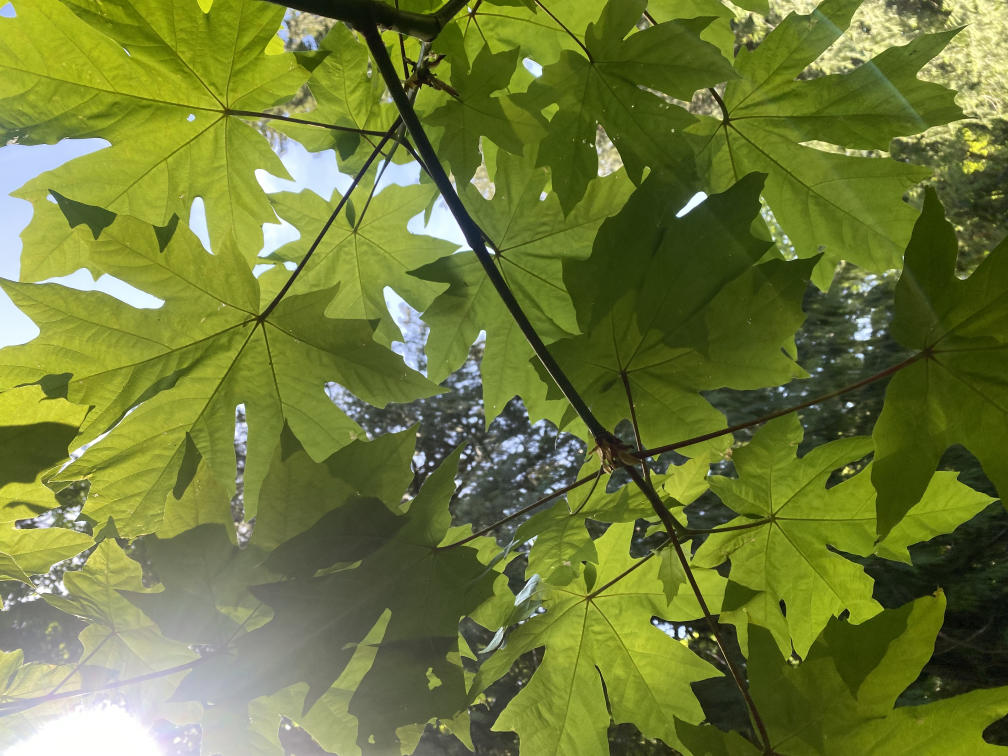
#> input picture unit-1/unit-1-project/daylight/u1pdimg5.jpeg, 4032 x 3024 px, given as the content of the folder daylight/u1pdimg5.jpeg, which was not available (shown at 1/4 size)
$ python algo2.py daylight/u1pdimg5.jpeg
#> lines starting #> are read from the running program, lines starting #| are printed output that depends on the picture; pictures that were not available may be replaced by others from this repository, and a replacement may not be noted
# unit 1 project : algorithm 2

import os
from os import listdir, path
import random
from PIL import Image
import sys
import PIL.ImageOps

# argument error message, called if command line programme call is not as desired

if len(sys.argv) != 2:
    exit("This command requires one argument : the name of your image folder. Image folder and algorithm must be in same folder.")

# to avoid ds store file errors where it chooses the ds_store file instead of an image file

def remove_ds_store(path): # define function with the image folder name as the parameter
#> called with path = 'daylight/u1pdimg5.jpeg'
      for files in os.walk(path): # for files in that folder
            for file in files: # checking if a file
                if file == ".DS_Store": # is a ds_store file
                   file_path = os.path.join(file) # if so, select file
                   os.remove(file_path) # remove it
                else:
                   exit # if not, exit

remove_ds_store(sys.argv[1]) # call function with the desired folder

# doubling down on deleting ds_store :)
# try-except error handling because i got an error that said there was no ds_store file to delete
# so if there isn't one, it skips this part

try:

    files = listdir(sys.argv[1])
    files.remove(".DS_Store")

except:
    exit

# opening 3 random files in desired folder

random_file = random.choice(files)
ogimg1 = Image.open (path.join(str(sys.argv[1]),random_file))
#> ogimg1 is the input picture: PIL image 4032x3024 RGB; mean R, G, B 111.6, 123.6, 57.1

random_file = random.choice(files)
ogimg2 = Image.open (path.join(str(sys.argv[1]),random_file))

random_file = random.choice(files)
img3 = Image.open (path.join(str(sys.argv[1]),random_file))

# 'try-except' error handling to give personalized ValueError error message
# so if the images aren't blendable due to diffe3ring sizes, it skips to the error message

try:

    # using blend as a test to see if images match in size (not part of edit) (not saved)
    # because blend needs matching sizes in images

    sizetest1 = Image.blend(ogimg1,ogimg2,.5)
    sizetest2 = Image.blend(ogimg1,img3,.5)
    sizetest3 = Image.blend(ogimg2,img3,.5)

    # cropping images 1 & 2

    image_path = sys.argv[1] # initializing image path as the desired folder

    width, height = ogimg1.size # initializing image width and height
#> width = 4032; height = 3024
    crop = (0, 0, width, int(height/3)) # crop location and size in image
#> crop = (0, 0, 4032, 1008)
    cropimg1 = ogimg1.crop(crop) # crop
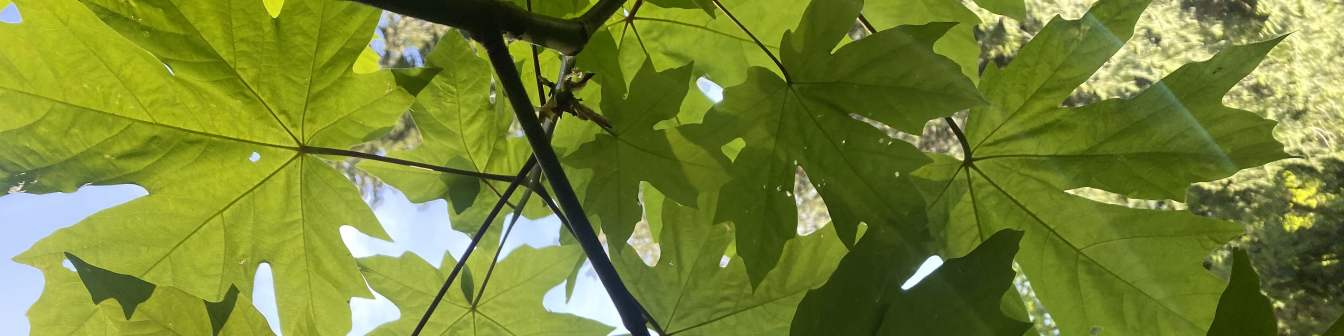
#> cropimg1: PIL image 4032x1008 RGB (shown at 1/3 size); mean R, G, B 118.2, 132.8, 52
    cropimg1.save(f"{image_path}/cropimg1.jpeg") # save to desired folder

    width, height = ogimg2.size
    crop = (0, int(height/3), width, int(height/3 + height/3))
#> crop = (0, 1008, 4032, 2016)
    cropimg2 = ogimg2.crop(crop)
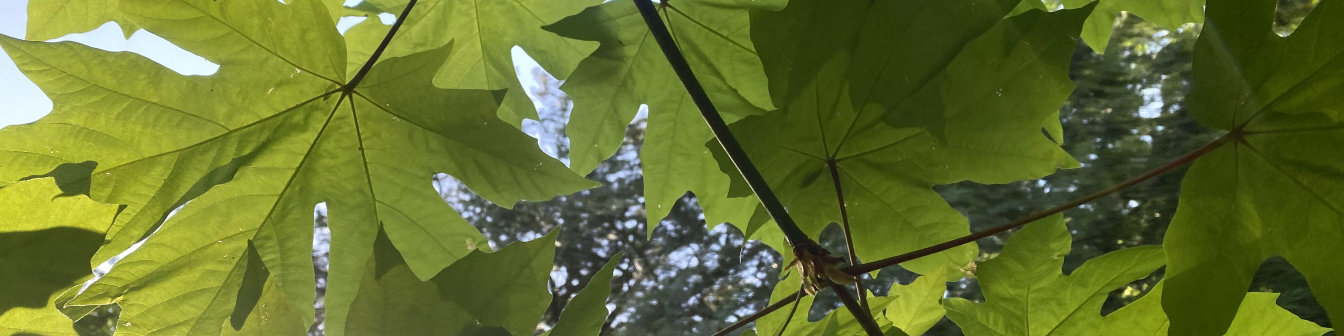
#> cropimg2: PIL image 4032x1008 RGB (shown at 1/3 size); mean R, G, B 99.8, 112.5, 46.8

    # inverting cropped image 2

    invertimg = PIL.ImageOps.invert(cropimg2) # use python tools to invert
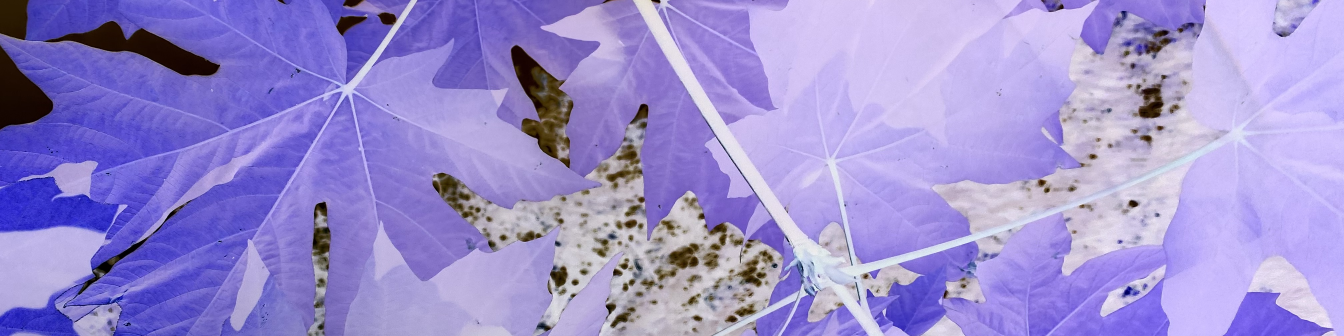
#> invertimg: PIL image 4032x1008 RGB (shown at 1/3 size); mean R, G, B 155.2, 142.5, 208.2
    invertimg.save(f"{image_path}/cropimg2.jpeg")

    # pasting on image 3 and saving

    width, height = img3.size
    img1 = Image.open (f"{image_path}/cropimg1.jpeg")
    img2 = Image.open (f"{image_path}/cropimg2.jpeg")
    img3.paste(img1, (0,0)) # paste image 1
    img3.paste(img2, (0, int(height/3))) #paste image 2
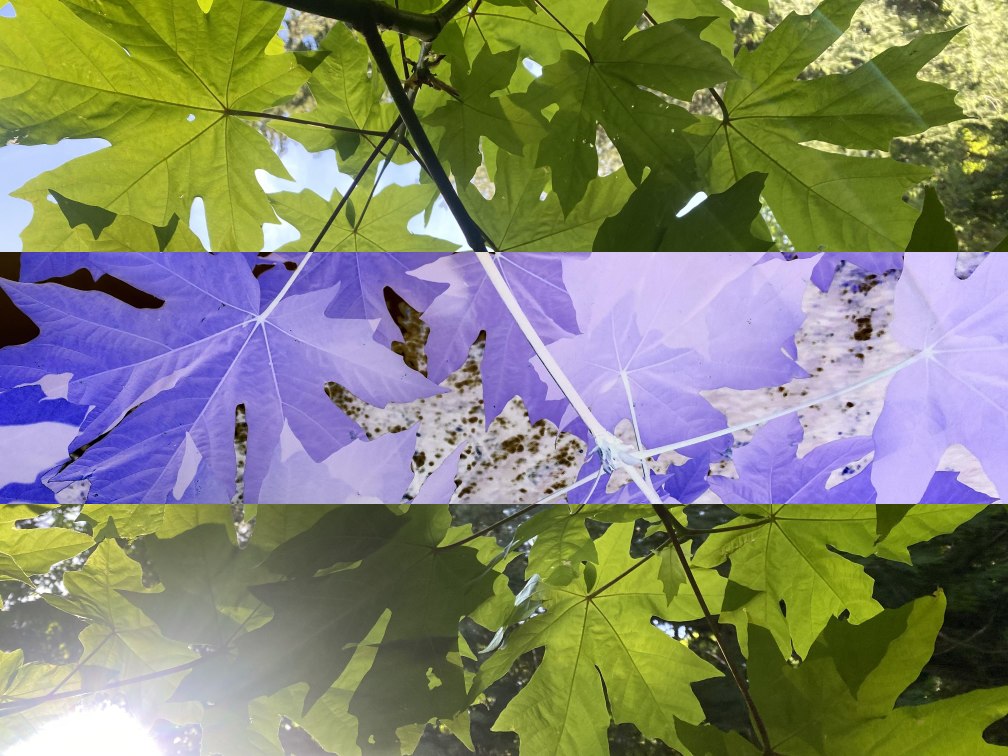
#> img3: PIL image 4032x3024 RGB (shown at 1/4 size); mean R, G, B 130.2, 133.5, 111
    img3.save(f"{image_path}/algo2-" + str(sys.argv[1]) + ".jpeg")

    # deleting cropped images

    def delete_image(image_path): # define function with the location and name of the image as the parameter
        if os.path.exists(image_path): # if the image exists in that folder
            os.getcwd() # select
            os.remove(image_path) # and remove

    delete1 = sys.argv[1] + "/cropimg1.jpeg" # initialize image path as the folder name and cropped image name
    delete2 = sys.argv[1] + "/cropimg2.jpeg"
    delete_image(delete1) # delete
    delete_image(delete2)

except:
    exit("Images must be of the same size.")

$ run again, on unit-1/unit-1-project/daylight/u1pdimg8.jpeg
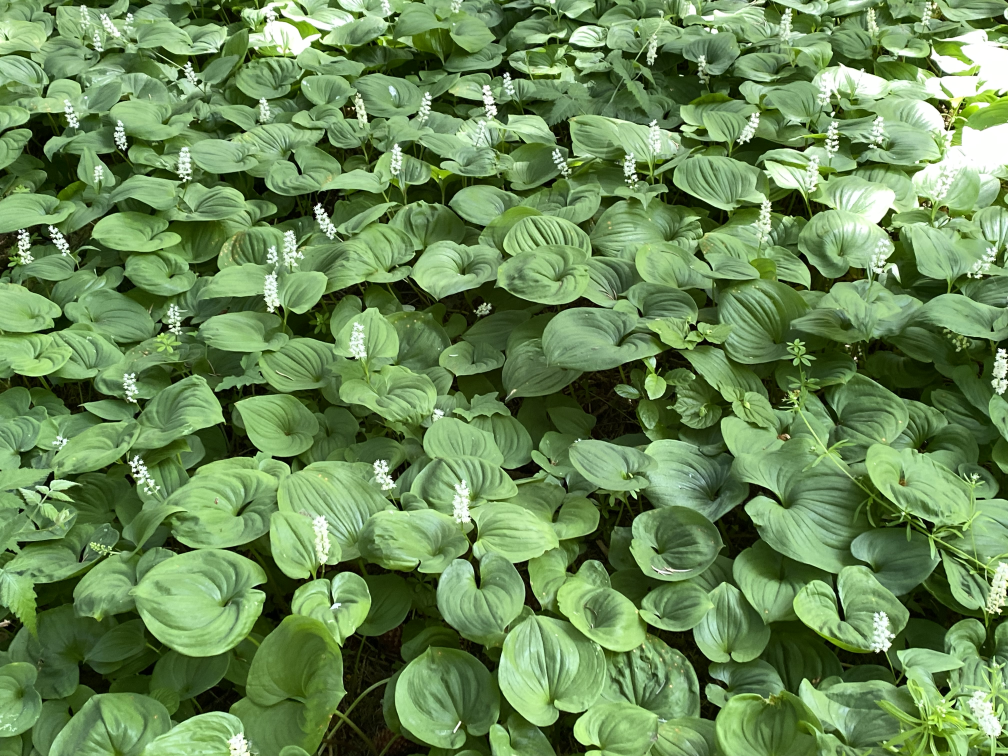
#> input picture unit-1/unit-1-project/daylight/u1pdimg8.jpeg, 4032 x 3024 px, given as the content of the folder daylight/u1pdimg8.jpeg, which was not available (shown at 1/4 size)
#> ogimg1 is the input picture: PIL image 4032x3024 RGB; mean R, G, B 106.1, 138.7, 86.2
#> `invertimg = PIL.ImageOps.invert(cropimg2)`:
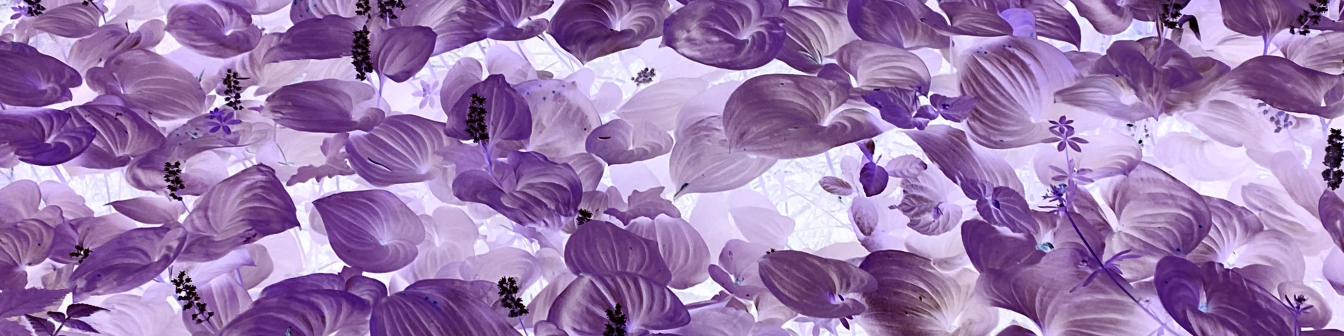
#> invertimg: PIL image 4032x1008 RGB (shown at 1/3 size); mean R, G, B 155.9, 123.2, 175
#> `img3.paste(img2, (0, int(height/3)))`:
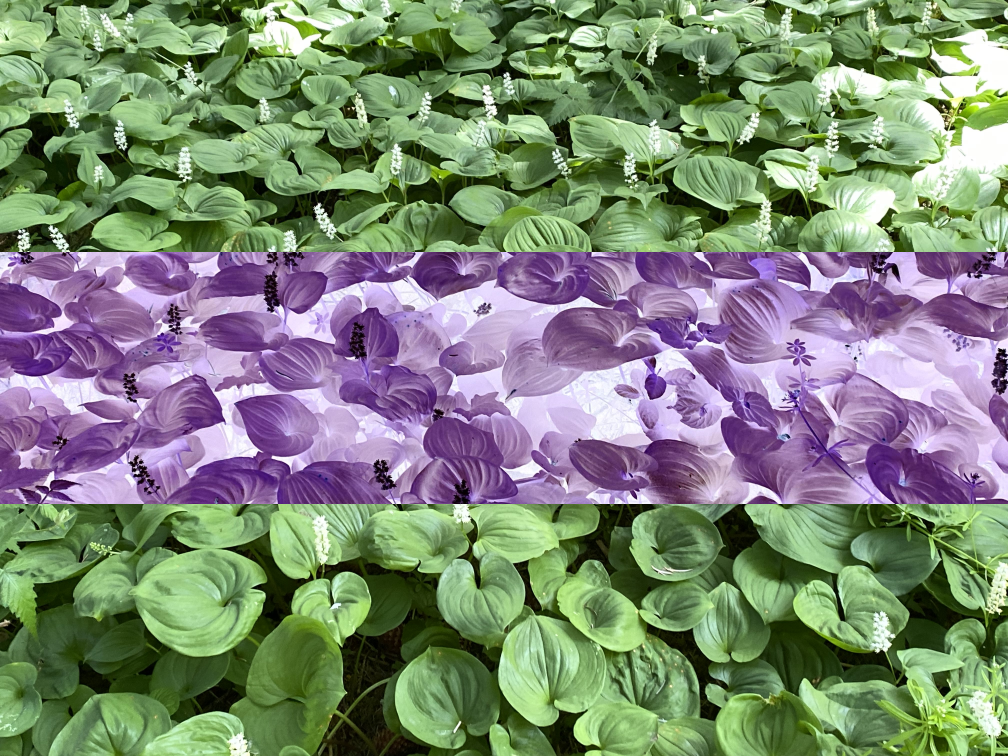
#> img3: PIL image 4032x3024 RGB (shown at 1/4 size); mean R, G, B 125.1, 135.8, 117.9

$ run again, on unit-1/unit-1-project/daylight/u1pdimg9.jpeg
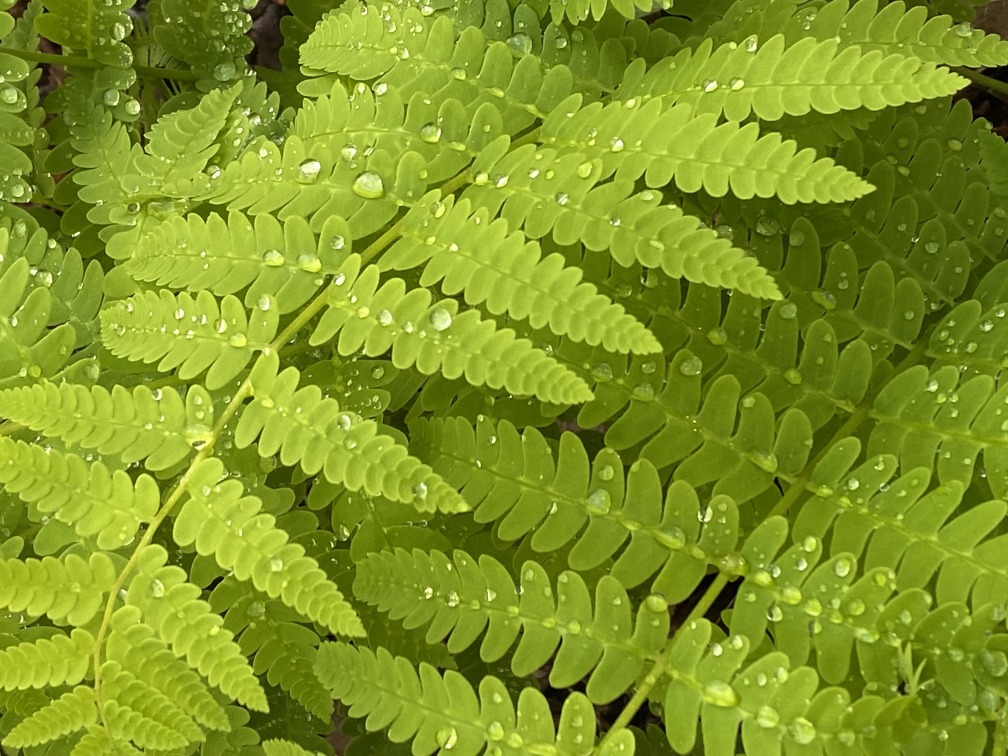
#> input picture unit-1/unit-1-project/daylight/u1pdimg9.jpeg, 4032 x 3024 px, given as the content of the folder daylight/u1pdimg9.jpeg, which was not available (shown at 1/4 size)
#> ogimg1 is the input picture: PIL image 4032x3024 RGB; mean R, G, B 128.8, 150.5, 36.1
#> `invertimg = PIL.ImageOps.invert(cropimg2)`:
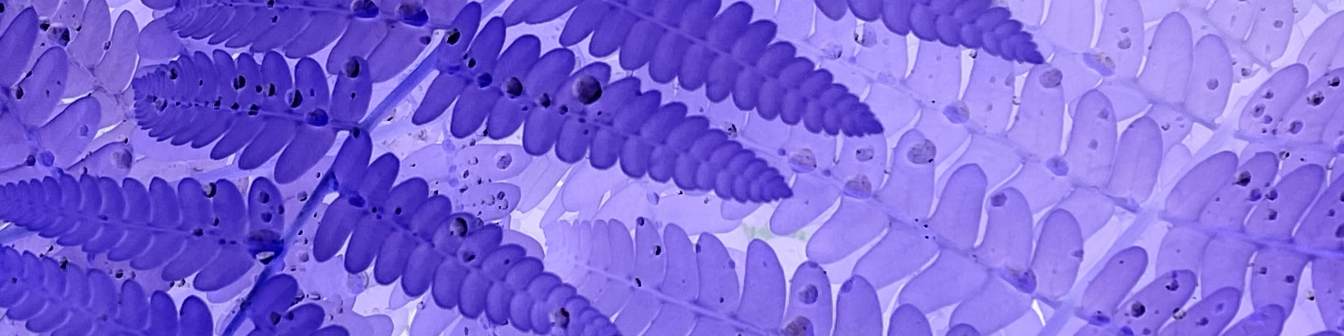
#> invertimg: PIL image 4032x1008 RGB (shown at 1/3 size); mean R, G, B 126, 103.7, 220.1
#> `img3.paste(img2, (0, int(height/3)))`:
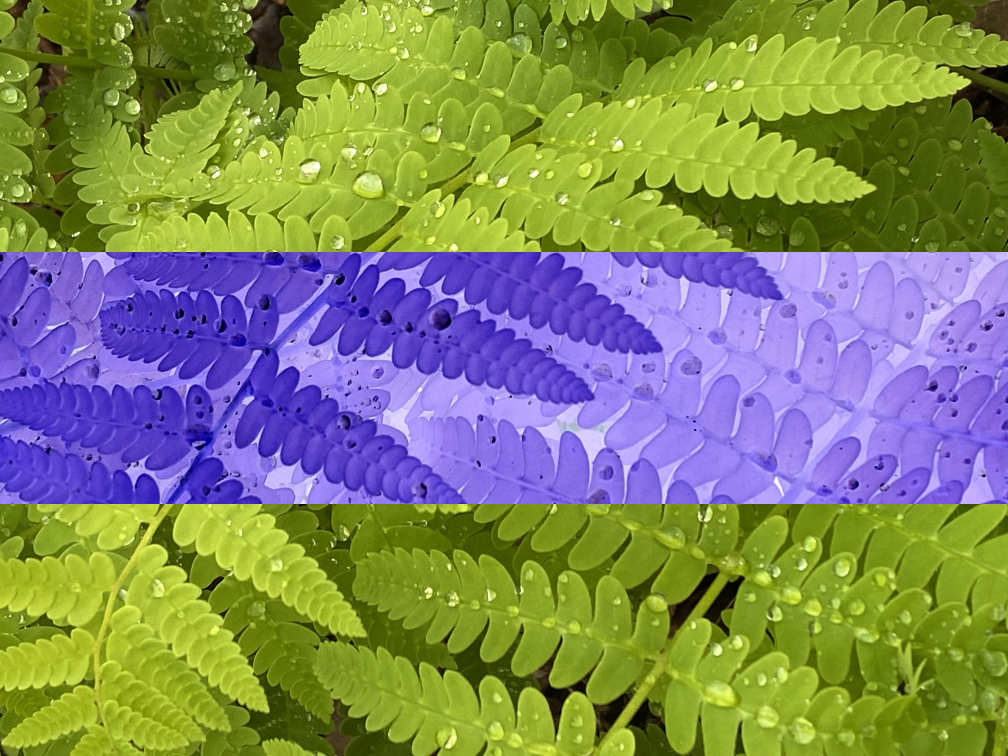
#> img3: PIL image 4032x3024 RGB (shown at 1/4 size); mean R, G, B 127.8, 134.6, 97.8
